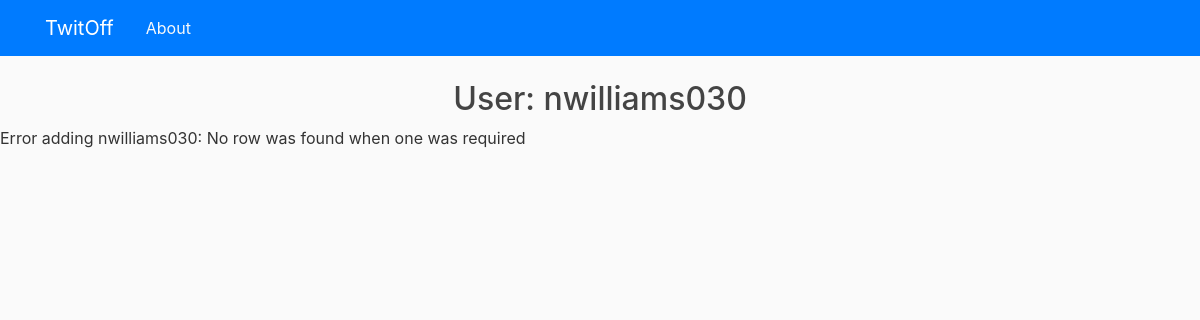
/user/nwilliams030, run on an earlier commit of the app's database.
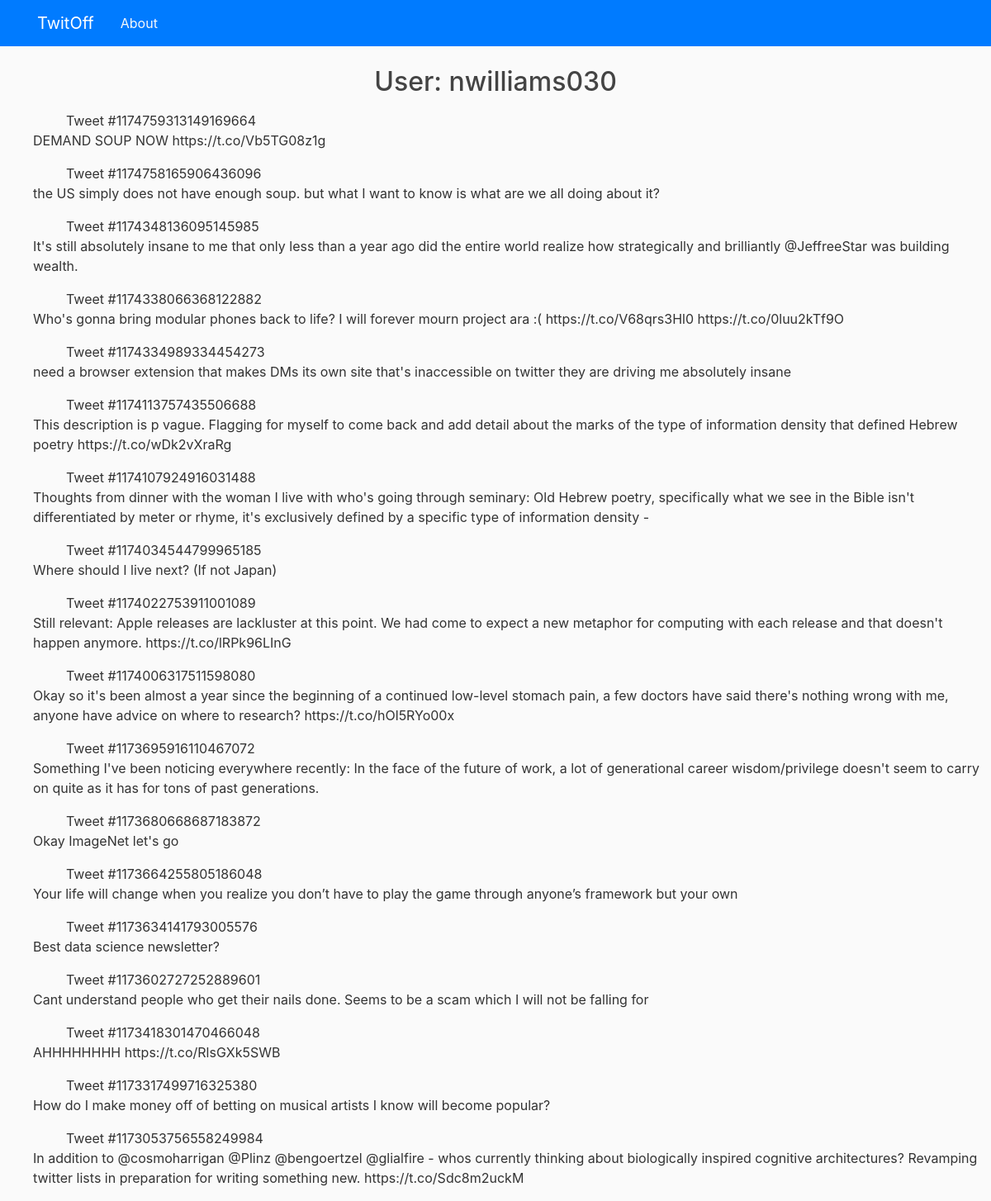
And on a later commit of the database.
### twitoff_app/models.py (models this page shows, shortened)
class User(DB.Model):
    id = DB.Column(DB.BigInteger, primary_key=True)
    name = DB.Column(DB.String(20), unique=True, nullable=False)
    newest_tweet_id = DB.Column(DB.BigInteger)

class Tweet(DB.Model):
    id = DB.Column(DB.BigInteger, primary_key=True)
    text = DB.Column(DB.Unicode(500))
    embedding = DB.Column(DB.PickleType, nullable=False)
    user_id = DB.Column(DB.BigInteger,
                        DB.ForeignKey('user.id'),
                        nullable=False)
    user = DB.relationship('User', backref=DB.backref('tweets', lazy=True))

### twitoff_app/routes.py (the view)
@app.route('/user', methods=['POST'])
@app.route('/user/<name>', methods=['GET'])
def user(name=None):
    message = ''
    name = name or request.values['user_name']
    try:
        if request.method == 'POST':
            add_or_update_user(name)
            message = f'User {name} successfully added!'
        tweets = User.query.filter(User.name == name).one().tweets
    except Exception as e:
        message = f'Error adding {name}: {e}'
        tweets = []
    return render_template('user.html', title=f'{name}', tweets=tweets,
                           message=message)

### twitoff_app/templates/user.html
{% extends "layout.html" %}
{% block content %}
<h2 class="text-center text-weight-bold"  >User: {{ title }}</h2>
<p> {{ message }}</p>
<ul>
    {% for tweet in tweets %}
    <ul> Tweet #{{tweet.id}}</ul>
        <p>{{ tweet.text }}</p>
    {% endfor %}
</ul>
{% endblock %}

What changed in the data, as far as the page shows it:
added User: name "nwilliams030"
added Tweet: id "1174759313149169664", text "DEMAND SOUP NOW https://t.co/Vb5TG08z1g"
added Tweet: id "1174758165906436096", text "the US simply does not have enough soup. but what I want to know is what are we all doing about it?"
added Tweet: id "1174348136095145985", text "It's still absolutely insane to me that only less than a year ago did the entire world realize how strategically and brilliantly @JeffreeStar was building wealth."
added Tweet: id "1174338066368122882", text "Who's gonna bring modular phones back to life? I will forever mourn project ara :( https://t.co/V68qrs3Hl0 https://t.co/0luu2kTf9O"
added Tweet: id "1174334989334454273", text "need a browser extension that makes DMs its own site that's inaccessible on twitter they are driving me absolutely insane"
added Tweet: id "1174113757435506688", text "This description is p vague. Flagging for myself to come back and add detail about the marks of the type of information density that defined Hebrew poetry https://t.co/wDk2vXraRg"
added Tweet: id "1174107924916031488", text "Thoughts from dinner with the woman I live with who's going through seminary: Old Hebrew poetry, specifically what we see in the Bible isn't differentiated by meter or rhyme, it's exclusively defined by a specific type of information density -"
added Tweet: id "1174034544799965185", text "Where should I live next? (If not Japan)"
added Tweet: id "1174022753911001089", text "Still relevant: Apple releases are lackluster at this point. We had come to expect a new metaphor for computing with each release and that doesn't happen anymore. https://t.co/lRPk96LInG"
added Tweet: id "1174006317511598080", text "Okay so it's been almost a year since the beginning of a continued low-level stomach pain, a few doctors have said there's nothing wrong with me, anyone have advice on where to research? https://t.co/hOl5RYo00x"
added Tweet: id "1173695916110467072", text "Something I've been noticing everywhere recently: In the face of the future of work, a lot of generational career wisdom/privilege doesn't seem to carry on quite as it has for tons of past generations."
added Tweet: id "1173680668687183872", text "Okay ImageNet let's go"
added Tweet: id "1173664255805186048", text "Your life will change when you realize you don’t have to play the game through anyone’s framework but your own"
added Tweet: id "1173634141793005576", text "Best data science newsletter?"
added Tweet: id "1173602727252889601", text "Cant understand people who get their nails done. Seems to be a scam which I will not be falling for"
added Tweet: id "1173418301470466048", text "AHHHHHHHH https://t.co/RlsGXk5SWB"
added Tweet: id "1173317499716325380", text "How do I make money off of betting on musical artists I know will become popular?"
added Tweet: id "1173053756558249984", text "In addition to @cosmoharrigan @Plinz @bengoertzel @glialfire - whos currently thinking about biologically inspired cognitive architectures? Revamping twitter lists in preparation for writing something new. https://t.co/Sdc8m2uckM"
Also different on the page:
{{ title }}: "nwilliams030" → (not shown)
{{ message }}: "Error adding nwilliams030: No row was found when one was required" → (not shown)
